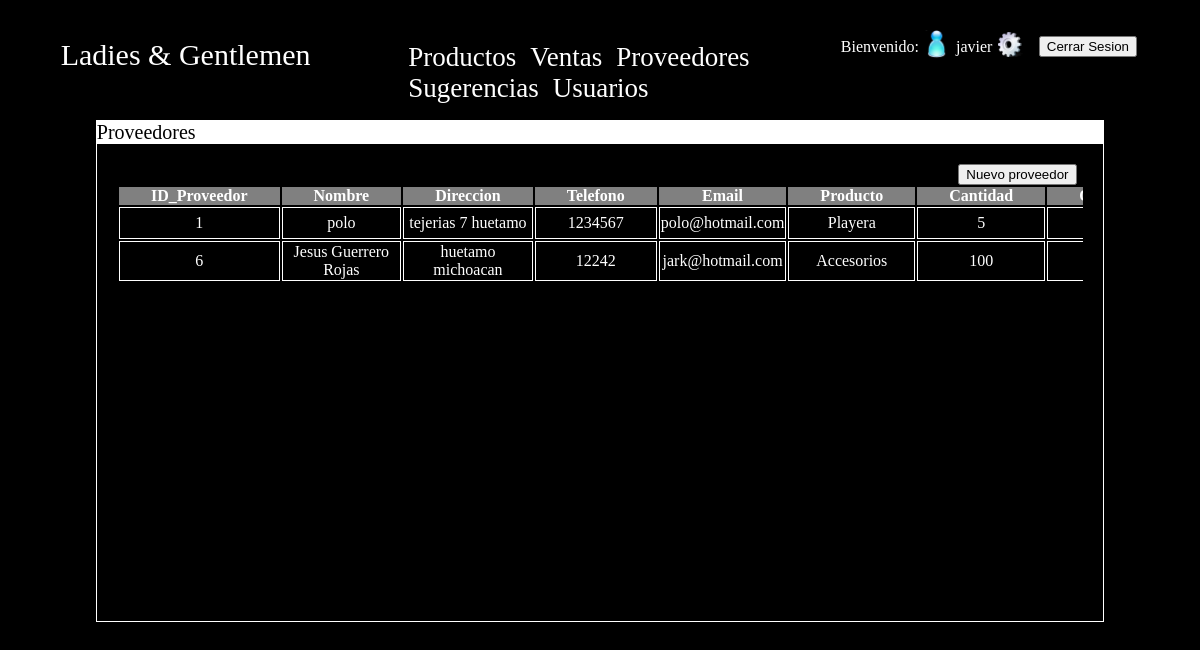
Page /Paginas/Admin/proveedores.php (signed in) on the earlier database version.
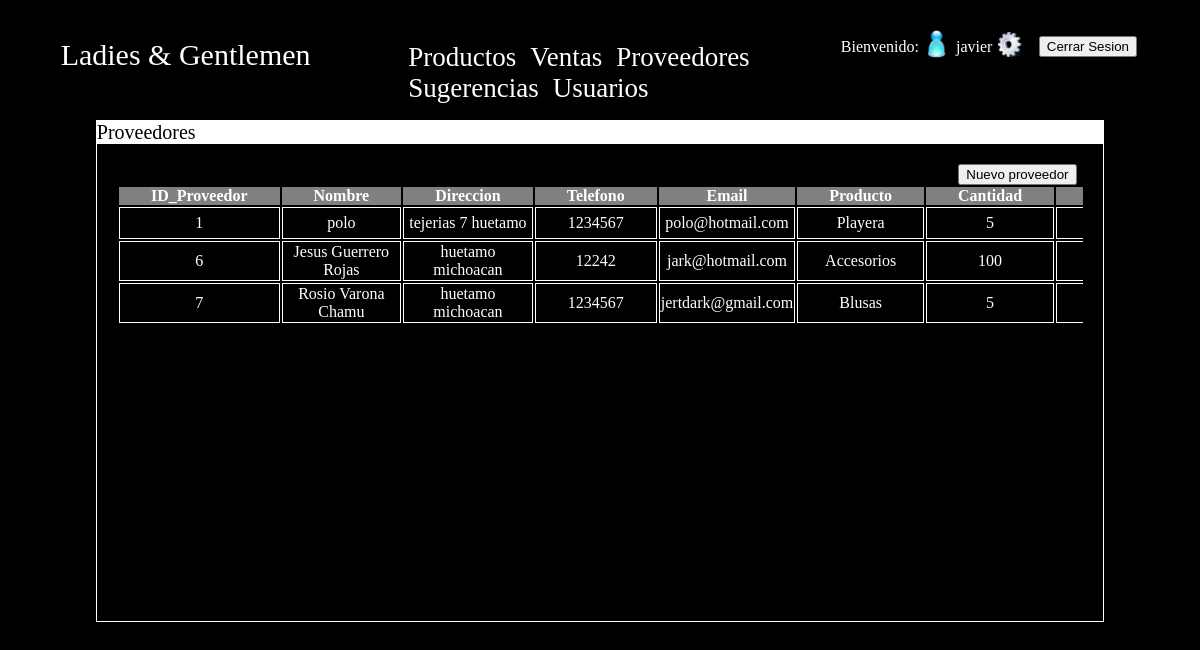
Same page on the later database version.
### tables this page shows
CREATE TABLE `proveedores` (
  `IdProveedor` int(11) NOT NULL AUTO_INCREMENT,
  `nombre` varchar(40) NOT NULL,
  `direccion` varchar(150) NOT NULL,
  `telefono` varchar(20) NOT NULL,
  `email` varchar(150) NOT NULL,
  `tipoproducto` varchar(30) NOT NULL,
  `cantidad` int(7) NOT NULL,
  PRIMARY KEY (`IdProveedor`)
);

### Paginas/procesar/consultar.php (the view, shortened to what this page needs)
<?php
class consultar{
public function consultarProveedores(){
$conexion =  mysqli_connect(config::$servidor, config::$usuario, config::$password, config::$baseDeDatos);
$consulta = mysqli_query($conexion, "select * from proveedores");
while($fila = mysqli_fetch_array($consulta)){
echo "<tr>
		<td>$fila[0]</td>
		<td>$fila[1]</td>
		<td>$fila[2]</td>
		<td>$fila[3]</td>
		<td>$fila[4]</td>
		<td>$fila[5]</td>
		<td>$fila[6]</td>
        <td>
		<a href='javascript:Preguntareliminar($fila[0],3)'><img class='imagen' src='../../img/usuario_Borrar.png' ></a>
		<a href='modproveedores.php?ID=$fila[0]&me=1'><img class='imagen' src='../../img/usuario_editar.png'></a>
		</td>
	</tr>";
}
}
}
?>

Differences in the rows shown:
added proveedores: IdProveedor "7", nombre "Rosio Varona Chamu", direccion "huetamo michoacan", telefono "1234567", email "jertdark@gmail.com", tipoproducto "Blusas", cantidad "5"
